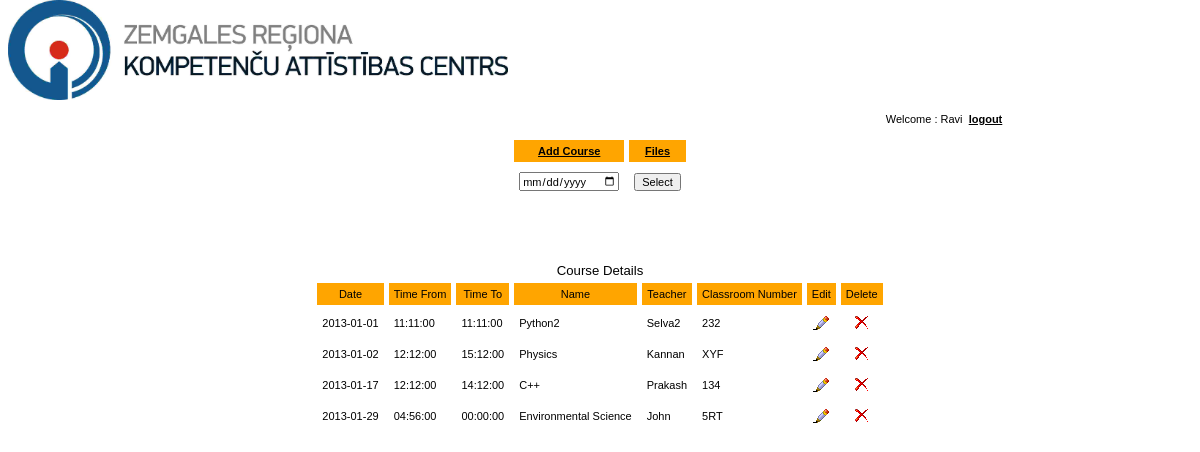
The page /zrkac/homeAlone.php (signed in) on the database its author committed.
### tables this page shows
CREATE TABLE IF NOT EXISTS `zrkac` (
  `id` int(11) NOT NULL AUTO_INCREMENT,
  `day` date NOT NULL,
  `timefrom` time NOT NULL,
  `timeto` time NOT NULL,
  `name` varchar(250) NOT NULL,
  `teacher` varchar(100) NOT NULL,
  `classroom` varchar(4) NOT NULL,
  PRIMARY KEY (`id`)
);

### zrkac/homeAlone.php (the view, shortened to what this page needs)
<html>
	<head>
		<link rel="stylesheet" type="text/css" href="web/default.css" />
		<img src="images/1.jpg" width="500px" height="100px" >
	</head>
	<body link="white" vlink="white" alink="white">
		<table width="100%" height="100%">
			<tr>
				<td valign="top">
					<table width="70%" align="center" cellspacing="5" cellpadding="5">
						<tr align="right">
							<td class="txt">
								Welcome : <?php echo ucfirst($_SESSION['userName']);?>&nbsp;
								<a class="hyplink" title="logout" href="logout.php">logout</a>
							</td>
						</tr>
					</table>
					<table align="center" cellspacing="5" cellpadding="5">
						<tr class="btn">
							<td class="txt">
								<a class="hyplink" title="Add" href="addAnother.php">Add Course</a>
							</td>
							<td class="txt">
								<a class="hyplink" title="Add" href="fileHome.php">Files</a>
							</td>
				<form action="homeAlone.php" method="post">
							<tr>
							<td><input type="date" value="<?php if(isset($_POST['day'])) echo $_POST['day'];?>" name="day" class="txt"></td>
							<td >
								<input type="submit" value="Select" class="txt" />
							</td>
							</tr>
				</form>
						</tr>
					</table>
					<?php
					$note="";
					?>
					<p>&nbsp;</p>
					<table align="center" cellspacing="5" cellpadding="5">
						<caption class="txt"><?php echo "<span class='lblerr'>".$note."</span>";?><br /><big>Course Details</big></caption>
						<tr class="btn">
							<td class="txt">Date</td>
							<td class="txt">Time From</td>
							<td class="txt">Time To</td>
							<td class="txt">Name</td>
							<td class="txt">Teacher</td>
							<td class="txt">Classroom Number</td>
							<td class="txt">Edit</td>
							<td class="txt">Delete</td>
						</tr>
<?php
	if(isset($_POST['day']))
	{
	$query = "select * from zrkac where day='".$_POST['day']."'";
	$resultSet = mysql_query($query) or die('Unalbe to select');
	}
	else
	{
		$query = "select * from zrkac order by day";
		$resultSet = mysql_query($query) or die('Unalbe to select');
	}
			while($row = mysql_fetch_object($resultSet)){
?>
						<tr >
							<td class="txt"><?php echo ucfirst($row->day);?></td>
							<td class="txt"><?php echo ucfirst($row->timefrom);?></td>
							<td class="txt"><?php echo ucfirst($row->timeto);?></td>
							<td class="txt"><?php echo $row->name;?></td>
							<td class="txt"><?php echo ucfirst($row->teacher);?></td>
							<td class="txt"><?php echo $row->classroom;?></td>
							<td align="center" class="txt">
								<a href="editAnother.php?n=<?php echo $row->id;?>" style="text-decoration: none;">
									<img src="images/b_edit.png" alt="Edit" title="Edit" />
								</a>
							</td>
							<td align="center" class="txt">
								<a href="delete.php?n=<?php echo $row->id;?>" style="text-decoration: none;">
									<img src="images/b_drop.png" alt="Delete" title="Delete" />
								</a>
							</td>
						</tr>
<?php  } ?>
					</table>
				</td>
			</tr>
		</table>
	</body>
</html>

### zrkac/web/default.css (style rules this page uses)
body { margin-top:0px; background-color:#FFFFFF; }
.txt { font-family:Verdana, Arial, Helvetica, sans-serif; font-size:11px; font-weight:400; }
.btn { font-family:Verdana, Arial, Helvetica, sans-serif; font-size:11px; font-weight:400; text-align:center; color:Black; height:100%; width:15%; background-color:Orange; border:"Outset;1px"; }
.hyplink { font-family:Verdana, Arial, Helvetica, sans-serif; font-size:11px; font-weight:bold; text-align:center; color:Black; height:100%; width:100% }

### rows shown on the page
zrkac: day "2013-01-01", timefrom "11:11:00", timeto "11:11:00", name "Python2", teacher "Selva2", classroom "232"
zrkac: day "2013-01-02", timefrom "12:12:00", timeto "15:12:00", name "Physics", teacher "Kannan", classroom "XYF"
zrkac: day "2013-01-17", timefrom "12:12:00", timeto "14:12:00", name "C++", teacher "Prakash", classroom "134"
zrkac: day "2013-01-29", timefrom "04:56:00", timeto "00:00:00", name "Environmental Science", teacher "John", classroom "5RT"

### other values the page prints
$_SESSION['userName'] "Ravi"
